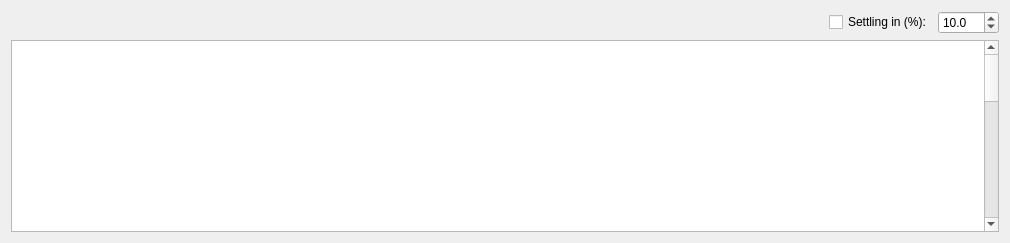
       <widget class="QWidget" name="tab_9">
        <attribute name="title">
         <string>Sags + 500w</string>
        </attribute>
        <layout class="QGridLayout" name="gridLayout_14">
         <item row="0" column="0">
          <layout class="QHBoxLayout" name="horizontalLayout_14">
           <item>
            <spacer name="horizontalSpacer_13">
             <property name="orientation">
              <enum>Qt::Horizontal</enum>
             </property>
             <property name="sizeType">
              <enum>QSizePolicy::Expanding</enum>
             </property>
             <property name="sizeHint" stdset="0">
              <size>
               <width>818</width>
               <height>20</height>
              </size>
             </property>
            </spacer>
           </item>
           <item>
            <widget class="QCheckBox" name="settlingInSagsT500WindCheckBox">
             <property name="sizePolicy">
              <sizepolicy hsizetype="Preferred" vsizetype="Fixed">
               <horstretch>0</horstretch>
               <verstretch>0</verstretch>
              </sizepolicy>
             </property>
             <property name="layoutDirection">
              <enum>Qt::LeftToRight</enum>
             </property>
             <property name="text">
              <string>Settling in (%):</string>
             </property>
             <property name="checked">
              <bool>false</bool>
             </property>
            </widget>
           </item>
           <item>
            <widget class="QDoubleSpinBox" name="settlingInSagsT500SB">
             <property name="sizePolicy">
              <sizepolicy hsizetype="Minimum" vsizetype="Fixed">
               <horstretch>0</horstretch>
               <verstretch>0</verstretch>
              </sizepolicy>
             </property>
             <property name="minimumSize">
              <size>
               <width>61</width>
               <height>0</height>
              </size>
             </property>
             <property name="decimals">
              <number>1</number>
             </property>
             <property name="maximum">
              <double>100.000000000000000</double>
             </property>
             <property name="value">
              <double>10.000000000000000</double>
             </property>
            </widget>
           </item>
          </layout>
         </item>
         <item row="1" column="0">
          <widget class="QTableWidget" name="sagsT500TW">
           <property name="sizePolicy">
            <sizepolicy hsizetype="Expanding" vsizetype="Expanding">
             <horstretch>10</horstretch>
             <verstretch>0</verstretch>
            </sizepolicy>
           </property>
           <property name="sizeIncrement">
            <size>
             <width>0</width>
             <height>0</height>
            </size>
           </property>
           <property name="layoutDirection">
            <enum>Qt::LeftToRight</enum>
           </property>
           <property name="editTriggers">
            <set>QAbstractItemView::NoEditTriggers</set>
           </property>
           <property name="dragEnabled">
            <bool>false</bool>
           </property>
           <property name="textElideMode">
            <enum>Qt::ElideRight</enum>
           </property>
           <property name="cornerButtonEnabled">
            <bool>true</bool>
           </property>
           <attribute name="horizontalHeaderVisible">
            <bool>false</bool>
           </attribute>
           <attribute name="horizontalHeaderCascadingSectionResizes">
            <bool>false</bool>
           </attribute>
           <attribute name="horizontalHeaderDefaultSectionSize">
            <number>140</number>
           </attribute>
           <attribute name="horizontalHeaderHighlightSections">
            <bool>true</bool>
           </attribute>
           <attribute name="horizontalHeaderShowSortIndicator" stdset="0">
            <bool>false</bool>
           </attribute>
           <attribute name="horizontalHeaderStretchLastSection">
            <bool>true</bool>
           </attribute>
           <attribute name="verticalHeaderVisible">
            <bool>false</bool>
           </attribute>
           <attribute name="verticalHeaderCascadingSectionResizes">
            <bool>false</bool>
           </attribute>
           <attribute name="verticalHeaderHighlightSections">
            <bool>true</bool>
           </attribute>
           <attribute name="verticalHeaderStretchLastSection">
            <bool>true</bool>
           </attribute>
           <row>
            <property name="text">
             <string>1°C</string>
            </property>
           </row>
           <row>
            <property name="text">
             <string>5°C</string>
            </property>
           </row>
           <row>
            <property name="text">
             <string>10°C</string>
            </property>
           </row>
           <row>
            <property name="text">
             <string>15°C</string>
            </property>
           </row>
           <row>
            <property name="text">
             <string>20°C</string>
            </property>
           </row>
           <row>
            <property name="text">
             <string>25°C</string>
            </property>
           </row>
           <row>
            <property name="text">
             <string>30°C</string>
            </property>
           </row>
           <row>
            <property name="text">
             <string>35°C</string>
            </property>
           </row>
           <row>
            <property name="text">
             <string>40°C</string>
            </property>
           </row>
           <row>
            <property name="text">
             <string>45°C</string>
            </property>
           </row>
           <row>
            <property name="text">
             <string>50°C</string>
            </property>
           </row>
           <row>
            <property name="text">
             <string>55°C</string>
            </property>
           </row>
           <row>
            <property name="text">
             <string>60°C</string>
            </property>
           </row>
           <row>
            <property name="text">
             <string>65°C</string>
            </property>
           </row>
           <row>
            <property name="text">
             <string>70°C</string>
            </property>
           </row>
           <row>
            <property name="text">
             <string>75°C</string>
            </property>
           </row>
           <row>
            <property name="text">
             <string>80°C</string>
            </property>
           </row>
           <row>
            <property name="text">
             <string>85°C</string>
            </property>
           </row>
           <row>
            <property name="text">
             <string>90°C</string>
            </property>
           </row>
           <row>
            <property name="text">
             <string>95°C</string>
            </property>
           </row>
           <row>
            <property name="text">
             <string>100°C</string>
            </property>
           </row>
          </widget>
         </item>
        </layout>
       </widget>
